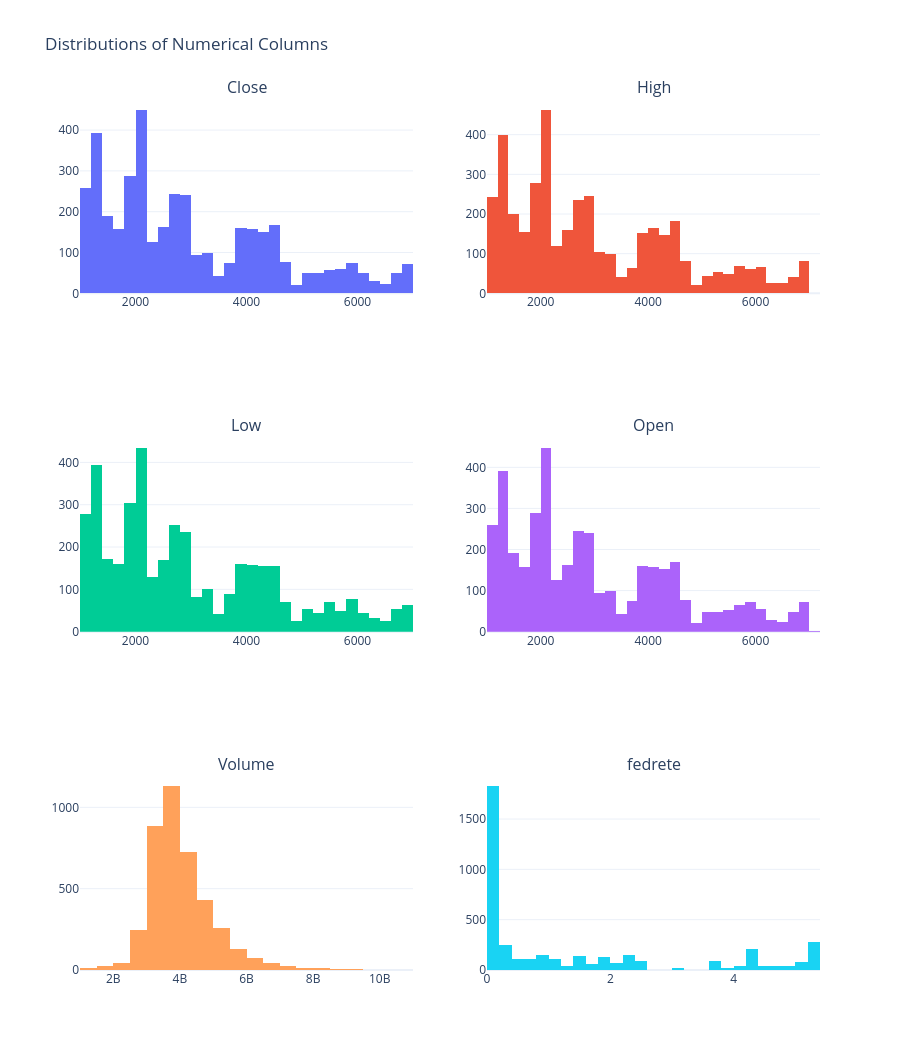
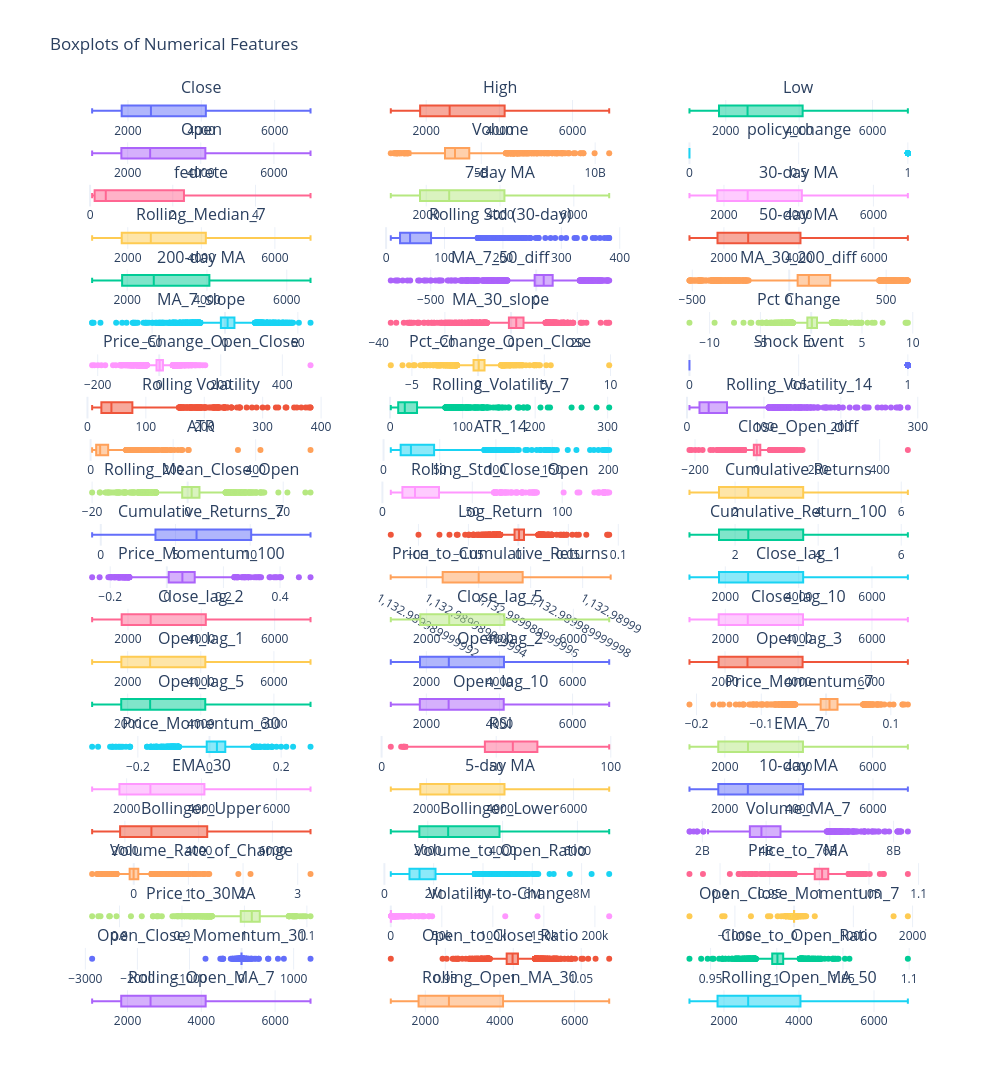

Notebook code for these charts, in order:
### Markdown cell above
## Step 3 — EDA & Feature Engineering

Runs exploratory summaries, distribution histograms, and correlation heatmap. After feature engineering, generates **boxplots for all numeric columns** to visualise outliers (before they are capped in Step 4). Also plots market trends with moving averages.

### Code cell
from eda import run_eda

df = run_eda(df)
print("Shape after feature engineering:", df.shape)

### Figure 1 — Plotly figure (JSON) as saved in the notebook; plotly's stock layout.template omitted (floating-point values rounded to 4 significant figures; data arrays with more than 128 entries replaced by an {"elided": "..."} marker saying what was removed)
{"data": [{"name": "Close", "nbinsx": 30, "type": "histogram", "x": {"elided": "4071 float values"}, "xaxis": "x", "yaxis": "y"}, {"name": "High", "nbinsx": 30, "type": "histogram", "x": {"elided": "4071 float values"}, "xaxis": "x2", "yaxis": "y2"}, {"name": "Low", "nbinsx": 30, "type": "histogram", "x": {"elided": "4071 float values"}, "xaxis": "x3", "yaxis": "y3"}, {"name": "Open", "nbinsx": 30, "type": "histogram", "x": {"elided": "4071 float values"}, "xaxis": "x4", "yaxis": "y4"}, {"name": "Volume", "nbinsx": 30, "type": "histogram", "x": {"elided": "4071 int values"}, "xaxis": "x5", "yaxis": "y5"}, {"name": "fedrete", "nbinsx": 30, "type": "histogram", "x": {"elided": "4071 float values"}, "xaxis": "x6", "yaxis": "y6"}], "layout": {"annotations": [{"font": {"size": 16}, "showarrow": false, "text": "Close", "x": 0.225, "xanchor": "center", "xref": "paper", "y": 1, "yanchor": "bottom", "yref": "paper"}, {"font": {"size": 16}, "showarrow": false, "text": "High", "x": 0.775, "xanchor": "center", "xref": "paper", "y": 1, "yanchor": "bottom", "yref": "paper"}, {"font": {"size": 16}, "showarrow": false, "text": "Low", "x": 0.225, "xanchor": "center", "xref": "paper", "y": 0.6111, "yanchor": "bottom", "yref": "paper"}, {"font": {"size": 16}, "showarrow": false, "text": "Open", "x": 0.775, "xanchor": "center", "xref": "paper", "y": 0.6111, "yanchor": "bottom", "yref": "paper"}, {"font": {"size": 16}, "showarrow": false, "text": "Volume", "x": 0.225, "xanchor": "center", "xref": "paper", "y": 0.2222, "yanchor": "bottom", "yref": "paper"}, {"font": {"size": 16}, "showarrow": false, "text": "fedrete", "x": 0.775, "xanchor": "center", "xref": "paper", "y": 0.2222, "yanchor": "bottom", "yref": "paper"}], "height": 1050, "showlegend": false, "title": {"text": "Distributions of Numerical Columns"}, "width": 900, "xaxis": {"anchor": "y", "domain": [0, 0.45]}, "xaxis2": {"anchor": "y2", "domain": [0.55, 1]}, "xaxis3": {"anchor": "y3", "domain": [0, 0.45]}, "xaxis4": {"anchor": "y4", "domain": [0.55, 1]}, "xaxis5": {"anchor": "y5", "domain": [0, 0.45]}, "xaxis6": {"anchor": "y6", "domain": [0.55, 1]}, "yaxis": {"anchor": "x", "domain": [0.7778, 1]}, "yaxis2": {"anchor": "x2", "domain": [0.7778, 1]}, "yaxis3": {"anchor": "x3", "domain": [0.3889, 0.6111]}, "yaxis4": {"anchor": "x4", "domain": [0.3889, 0.6111]}, "yaxis5": {"anchor": "x5", "domain": [0, 0.2222]}, "yaxis6": {"anchor": "x6", "domain": [0, 0.2222]}}}

### Figure 2 — Plotly figure (JSON) as saved in the notebook; plotly's stock layout.template omitted (floating-point values rounded to 4 significant figures; data arrays with more than 128 entries replaced by an {"elided": "..."} marker saying what was removed)
{"data": [{"name": "", "showlegend": false, "type": "box", "x": {"elided": "4071 float values"}, "xaxis": "x", "yaxis": "y"}, {"name": "", "showlegend": false, "type": "box", "x": {"elided": "4071 float values"}, "xaxis": "x2", "yaxis": "y2"}, {"name": "", "showlegend": false, "type": "box", "x": {"elided": "4071 float values"}, "xaxis": "x3", "yaxis": "y3"}, {"name": "", "showlegend": false, "type": "box", "x": {"elided": "4071 float values"}, "xaxis": "x4", "yaxis": "y4"}, {"name": "", "showlegend": false, "type": "box", "x": {"elided": "4071 int values"}, "xaxis": "x5", "yaxis": "y5"}, {"name": "", "showlegend": false, "type": "box", "x": {"elided": "4071 int values"}, "xaxis": "x6", "yaxis": "y6"}, {"name": "", "showlegend": false, "type": "box", "x": {"elided": "4071 float values"}, "xaxis": "x7", "yaxis": "y7"}, {"name": "", "showlegend": false, "type": "box", "x": {"elided": "4071 float values"}, "xaxis": "x8", "yaxis": "y8"}, {"name": "", "showlegend": false, "type": "box", "x": {"elided": "4071 float values"}, "xaxis": "x9", "yaxis": "y9"}, {"name": "", "showlegend": false, "type": "box", "x": {"elided": "4071 float values"}, "xaxis": "x10", "yaxis": "y10"}, {"name": "", "showlegend": false, "type": "box", "x": {"elided": "4071 float values"}, "xaxis": "x11", "yaxis": "y11"}, {"name": "", "showlegend": false, "type": "box", "x": {"elided": "4071 float values"}, "xaxis": "x12", "yaxis": "y12"}, {"name": "", "showlegend": false, "type": "box", "x": {"elided": "4071 float values"}, "xaxis": "x13", "yaxis": "y13"}, {"name": "", "showlegend": false, "type": "box", "x": {"elided": "4071 float values"}, "xaxis": "x14", "yaxis": "y14"}, {"name": "", "showlegend": false, "type": "box", "x": {"elided": "4071 float values"}, "xaxis": "x15", "yaxis": "y15"}, {"name": "", "showlegend": false, "type": "box", "x": {"elided": "4071 float values"}, "xaxis": "x16", "yaxis": "y16"}, {"name": "", "showlegend": false, "type": "box", "x": {"elided": "4071 float values"}, "xaxis": "x17", "yaxis": "y17"}, {"name": "", "showlegend": false, "type": "box", "x": {"elided": "4071 float values"}, "xaxis": "x18", "yaxis": "y18"}, {"name": "", "showlegend": false, "type": "box", "x": {"elided": "4071 float values"}, "xaxis": "x19", "yaxis": "y19"}, {"name": "", "showlegend": false, "type": "box", "x": {"elided": "4071 float values"}, "xaxis": "x20", "yaxis": "y20"}, {"name": "", "showlegend": false, "type": "box", "x": {"elided": "4071 int values"}, "xaxis": "x21", "yaxis": "y21"}, {"name": "", "showlegend": false, "type": "box", "x": {"elided": "4071 float values"}, "xaxis": "x22", "yaxis": "y22"}, {"name": "", "showlegend": false, "type": "box", "x": {"elided": "4071 float values"}, "xaxis": "x23", "yaxis": "y23"}, {"name": "", "showlegend": false, "type": "box", "x": {"elided": "4071 float values"}, "xaxis": "x24", "yaxis": "y24"}, {"name": "", "showlegend": false, "type": "box", "x": {"elided": "4071 float values"}, "xaxis": "x25", "yaxis": "y25"}, {"name": "", "showlegend": false, "type": "box", "x": {"elided": "4071 float values"}, "xaxis": "x26", "yaxis": "y26"}, {"name": "", "showlegend": false, "type": "box", "x": {"elided": "4071 float values"}, "xaxis": "x27", "yaxis": "y27"}, {"name": "", "showlegend": false, "type": "box", "x": {"elided": "4071 float values"}, "xaxis": "x28", "yaxis": "y28"}, {"name": "", "showlegend": false, "type": "box", "x": {"elided": "4071 float values"}, "xaxis": "x29", "yaxis": "y29"}, {"name": "", "showlegend": false, "type": "box", "x": {"elided": "4071 float values"}, "xaxis": "x30", "yaxis": "y30"}, {"name": "", "showlegend": false, "type": "box", "x": {"elided": "4071 float values"}, "xaxis": "x31", "yaxis": "y31"}, {"name": "", "showlegend": false, "type": "box", "x": {"elided": "4071 float values"}, "xaxis": "x32", "yaxis": "y32"}, {"name": "", "showlegend": false, "type": "box", "x": {"elided": "4071 float values"}, "xaxis": "x33", "yaxis": "y33"}, {"name": "", "showlegend": false, "type": "box", "x": {"elided": "4071 float values"}, "xaxis": "x34", "yaxis": "y34"}, {"name": "", "showlegend": false, "type": "box", "x": {"elided": "4071 float values"}, "xaxis": "x35", "yaxis": "y35"}, {"name": "", "showlegend": false, "type": "box", "x": {"elided": "4071 float values"}, "xaxis": "x36", "yaxis": "y36"}, {"name": "", "showlegend": false, "type": "box", "x": {"elided": "4071 float values"}, "xaxis": "x37", "yaxis": "y37"}, {"name": "", "showlegend": false, "type": "box", "x": {"elided": "4071 float values"}, "xaxis": "x38", "yaxis": "y38"}, {"name": "", "showlegend": false, "type": "box", "x": {"elided": "4071 float values"}, "xaxis": "x39", "yaxis": "y39"}, {"name": "", "showlegend": false, "type": "box", "x": {"elided": "4071 float values"}, "xaxis": "x40", "yaxis": "y40"}, {"name": "", "showlegend": false, "type": "box", "x": {"elided": "4071 float values"}, "xaxis": "x41", "yaxis": "y41"}, {"name": "", "showlegend": false, "type": "box", "x": {"elided": "4071 float values"}, "xaxis": "x42", "yaxis": "y42"}, {"name": "", "showlegend": false, "type": "box", "x": {"elided": "4071 float values"}, "xaxis": "x43", "yaxis": "y43"}, {"name": "", "showlegend": false, "type": "box", "x": {"elided": "4071 float values"}, "xaxis": "x44", "yaxis": "y44"}, {"name": "", "showlegend": false, "type": "box", "x": {"elided": "4071 float values"}, "xaxis": "x45", "yaxis": "y45"}, {"name": "", "showlegend": false, "type": "box", "x": {"elided": "4071 float values"}, "xaxis": "x46", "yaxis": "y46"}, {"name": "", "showlegend": false, "type": "box", "x": {"elided": "4071 float values"}, "xaxis": "x47", "yaxis": "y47"}, {"name": "", "showlegend": false, "type": "box", "x": {"elided": "4071 float values"}, "xaxis": "x48", "yaxis": "y48"}, {"name": "", "showlegend": false, "type": "box", "x": {"elided": "4071 float values"}, "xaxis": "x49", "yaxis": "y49"}, {"name": "", "showlegend": false, "type": "box", "x": {"elided": "4071 float values"}, "xaxis": "x50", "yaxis": "y50"}, {"name": "", "showlegend": false, "type": "box", "x": {"elided": "4071 float values"}, "xaxis": "x51", "yaxis": "y51"}, {"name": "", "showlegend": false, "type": "box", "x": {"elided": "4071 float values"}, "xaxis": "x52", "yaxis": "y52"}, {"name": "", "showlegend": false, "type": "box", "x": {"elided": "4071 float values"}, "xaxis": "x53", "yaxis": "y53"}, {"name": "", "showlegend": false, "type": "box", "x": {"elided": "4071 float values"}, "xaxis": "x54", "yaxis": "y54"}, {"name": "", "showlegend": false, "type": "box", "x": {"elided": "4071 float values"}, "xaxis": "x55", "yaxis": "y55"}, {"name": "", "showlegend": false, "type": "box", "x": {"elided": "4071 float values"}, "xaxis": "x56", "yaxis": "y56"}, {"name": "", "showlegend": false, "type": "box", "x": {"elided": "4071 float values"}, "xaxis": "x57", "yaxis": "y57"}, {"name": "", "showlegend": false, "type": "box", "x": {"elided": "4071 float values"}, "xaxis": "x58", "yaxis": "y58"}, {"name": "", "showlegend": false, "type": "box", "x": {"elided": "4071 float values"}, "xaxis": "x59", "yaxis": "y59"}, {"name": "", "showlegend": false, "type": "box", "x": {"elided": "4071 float values"}, "xaxis": "x60", "yaxis": "y60"}, {"name": "", "showlegend": false, "type": "box", "x": {"elided": "4071 float values"}, "xaxis": "x61", "yaxis": "y61"}, {"name": "", "showlegend": false, "type": "box", "x": {"elided": "4071 float values"}, "xaxis": "x62", "yaxis": "y62"}, {"name": "", "showlegend": false, "type": "box", "x": {"elided": "4071 float values"}, "xaxis": "x63", "yaxis": "y63"}, {"name": "", "showlegend": false, "type": "box", "x": {"elided": "4071 float values"}, "xaxis": "x64", "yaxis": "y64"}, {"name": "", "showlegend": false, "type": "box", "x": {"elided": "4071 float values"}, "xaxis": "x65", "yaxis": "y65"}, {"name": "", "showlegend": false, "type": "box", "x": {"elided": "4071 float values"}, "xaxis": "x66", "yaxis": "y66"}], "layout": {"annotations": [{"font": {"size": 16}, "showarrow": false, "text": "Close", "x": 0.1444, "xanchor": "center", "xref": "paper", "y": 1, "yanchor": "bottom", "yref": "paper"}, {"font": {"size": 16}, "showarrow": false, "text": "High", "x": 0.5, "xanchor": "center", "xref": "paper", "y": 1, "yanchor": "bottom", "yref": "paper"}, {"font": {"size": 16}, "showarrow": false, "text": "Low", "x": 0.8556, "xanchor": "center", "xref": "paper", "y": 1, "yanchor": "bottom", "yref": "paper"}, {"font": {"size": 16}, "showarrow": false, "text": "Open", "x": 0.1444, "xanchor": "center", "xref": "paper", "y": 0.9535, "yanchor": "bottom", "yref": "paper"}, {"font": {"size": 16}, "showarrow": false, "text": "Volume", "x": 0.5, "xanchor": "center", "xref": "paper", "y": 0.9535, "yanchor": "bottom", "yref": "paper"}, {"font": {"size": 16}, "showarrow": false, "text": "policy_change", "x": 0.8556, "xanchor": "center", "xref": "paper", "y": 0.9535, "yanchor": "bottom", "yref": "paper"}, {"font": {"size": 16}, "showarrow": false, "text": "fedrete", "x": 0.1444, "xanchor": "center", "xref": "paper", "y": 0.907, "yanchor": "bottom", "yref": "paper"}, {"font": {"size": 16}, "showarrow": false, "text": "7-day MA", "x": 0.5, "xanchor": "center", "xref": "paper", "y": 0.907, "yanchor": "bottom", "yref": "paper"}, {"font": {"size": 16}, "showarrow": false, "text": "30-day MA", "x": 0.8556, "xanchor": "center", "xref": "paper", "y": 0.907, "yanchor": "bottom", "yref": "paper"}, {"font": {"size": 16}, "showarrow": false, "text": "Rolling_Median_7", "x": 0.1444, "xanchor": "center", "xref": "paper", "y": 0.8605, "yanchor": "bottom", "yref": "paper"}, {"font": {"size": 16}, "showarrow": false, "text": "Rolling Std (30-day)", "x": 0.5, "xanchor": "center", "xref": "paper", "y": 0.8605, "yanchor": "bottom", "yref": "paper"}, {"font": {"size": 16}, "showarrow": false, "text": "50-day MA", "x": 0.8556, "xanchor": "center", "xref": "paper", "y": 0.8605, "yanchor": "bottom", "yref": "paper"}, {"font": {"size": 16}, "showarrow": false, "text": "200-day MA", "x": 0.1444, "xanchor": "center", "xref": "paper", "y": 0.814, "yanchor": "bottom", "yref": "paper"}, {"font": {"size": 16}, "showarrow": false, "text": "MA_7_50_diff", "x": 0.5, "xanchor": "center", "xref": "paper", "y": 0.814, "yanchor": "bottom", "yref": "paper"}, {"font": {"size": 16}, "showarrow": false, "text": "MA_30_200_diff", "x": 0.8556, "xanchor": "center", "xref": "paper", "y": 0.814, "yanchor": "bottom", "yref": "paper"}, {"font": {"size": 16}, "showarrow": false, "text": "MA_7_slope", "x": 0.1444, "xanchor": "center", "xref": "paper", "y": 0.7676, "yanchor": "bottom", "yref": "paper"}, {"font": {"size": 16}, "showarrow": false, "text": "MA_30_slope", "x": 0.5, "xanchor": "center", "xref": "paper", "y": 0.7676, "yanchor": "bottom", "yref": "paper"}, {"font": {"size": 16}, "showarrow": false, "text": "Pct Change", "x": 0.8556, "xanchor": "center", "xref": "paper", "y": 0.7676, "yanchor": "bottom", "yref": "paper"}, {"font": {"size": 16}, "showarrow": false, "text": "Price_Change_Open_Close", "x": 0.1444, "xanchor": "center", "xref": "paper", "y": 0.7211, "yanchor": "bottom", "yref": "paper"}, {"font": {"size": 16}, "showarrow": false, "text": "Pct_Change_Open_Close", "x": 0.5, "xanchor": "center", "xref": "paper", "y": 0.7211, "yanchor": "bottom", "yref": "paper"}, {"font": {"size": 16}, "showarrow": false, "text": "Shock Event", "x": 0.8556, "xanchor": "center", "xref": "paper", "y": 0.7211, "yanchor": "bottom", "yref": "paper"}, {"font": {"size": 16}, "showarrow": false, "text": "Rolling Volatility", "x": 0.1444, "xanchor": "center", "xref": "paper", "y": 0.6746, "yanchor": "bottom", "yref": "paper"}, {"font": {"size": 16}, "showarrow": false, "text": "Rolling_Volatility_7", "x": 0.5, "xanchor": "center", "xref": "paper", "y": 0.6746, "yanchor": "bottom", "yref": "paper"}, {"font": {"size": 16}, "showarrow": false, "text": "Rolling_Volatility_14", "x": 0.8556, "xanchor": "center", "xref": "paper", "y": 0.6746, "yanchor": "bottom", "yref": "paper"}, {"font": {"size": 16}, "showarrow": false, "text": "ATR", "x": 0.1444, "xanchor": "center", "xref": "paper", "y": 0.6281, "yanchor": "bottom", "yref": "paper"}, {"font": {"size": 16}, "showarrow": false, "text": "ATR_14", "x": 0.5, "xanchor": "center", "xref": "paper", "y": 0.6281, "yanchor": "bottom", "yref": "paper"}, {"font": {"size": 16}, "showarrow": false, "text": "Close_Open_diff", "x": 0.8556, "xanchor": "center", "xref": "paper", "y": 0.6281, "yanchor": "bottom", "yref": "paper"}, {"font": {"size": 16}, "showarrow": false, "text": "Rolling_Mean_Close_Open", "x": 0.1444, "xanchor": "center", "xref": "paper", "y": 0.5816, "yanchor": "bottom", "yref": "paper"}, {"font": {"size": 16}, "showarrow": false, "text": "Rolling_Std_Close_Open", "x": 0.5, "xanchor": "center", "xref": "paper", "y": 0.5816, "yanchor": "bottom", "yref": "paper"}, {"font": {"size": 16}, "showarrow": false, "text": "Cumulative Returns", "x": 0.8556, "xanchor": "center", "xref": "paper", "y": 0.5816, "yanchor": "bottom", "yref": "paper"}, {"font": {"size": 16}, "showarrow": false, "text": "Cumulative_Returns_7", "x": 0.1444, "xanchor": "center", "xref": "paper", "y": 0.5351, "yanchor": "bottom", "yref": "paper"}, {"font": {"size": 16}, "showarrow": false, "text": "Log_Return", "x": 0.5, "xanchor": "center", "xref": "paper", "y": 0.5351, "yanchor": "bottom", "yref": "paper"}, {"font": {"size": 16}, "showarrow": false, "text": "Cumulative_Return_100", "x": 0.8556, "xanchor": "center", "xref": "paper", "y": 0.5351, "yanchor": "bottom", "yref": "paper"}, {"font": {"size": 16}, "showarrow": false, "text": "Price_Momentum_100", "x": 0.1444, "xanchor": "center", "xref": "paper", "y": 0.4886, "yanchor": "bottom", "yref": "paper"}, {"font": {"size": 16}, "showarrow": false, "text": "Price_to_Cumulative_Returns", "x": 0.5, "xanchor": "center", "xref": "paper", "y": 0.4886, "yanchor": "bottom", "yref": "paper"}, {"font": {"size": 16}, "showarrow": false, "text": "Close_lag_1", "x": 0.8556, "xanchor": "center", "xref": "paper", "y": 0.4886, "yanchor": "bottom", "yref": "paper"}, {"font": {"size": 16}, "showarrow": false, "text": "Close_lag_2", "x": 0.1444, "xanchor": "center", "xref": "paper", "y": 0.4421, "yanchor": "bottom", "yref": "paper"}, {"font": {"size": 16}, "showarrow": false, "text": "Close_lag_5", "x": 0.5, "xanchor": "center", "xref": "paper", "y": 0.4421, "yanchor": "bottom", "yref": "paper"}, {"font": {"size": 16}, "showarrow": false, "text": "Close_lag_10", "x": 0.8556, "xanchor": "center", "xref": "paper", "y": 0.4421, "yanchor": "bottom", "yref": "paper"}, {"font": {"size": 16}, "showarrow": false, "text": "Open_lag_1", "x": 0.1444, "xanchor": "center", "xref": "paper", "y": 0.3957, "yanchor": "bottom", "yref": "paper"}, {"font": {"size": 16}, "showarrow": false, "text": "Open_lag_2", "x": 0.5, "xanchor": "center", "xref": "paper", "y": 0.3957, "yanchor": "bottom", "yref": "paper"}, {"font": {"size": 16}, "showarrow": false, "text": "Open_lag_3", "x": 0.8556, "xanchor": "center", "xref": "paper", "y": 0.3957, "yanchor": "bottom", "yref": "paper"}, {"font": {"size": 16}, "showarrow": false, "text": "Open_lag_5", "x": 0.1444, "xanchor": "center", "xref": "paper", "y": 0.3492, "yanchor": "bottom", "yref": "paper"}, {"font": {"size": 16}, "showarrow": false, "text": "Open_lag_10", "x": 0.5, "xanchor": "center", "xref": "paper", "y": 0.3492, "yanchor": "bottom", "yref": "paper"}, {"font": {"size": 16}, "showarrow": false, "text": "Price_Momentum_7", "x": 0.8556, "xanchor": "center", "xref": "paper", "y": 0.3492, "yanchor": "bottom", "yref": "paper"}, {"font": {"size": 16}, "showarrow": false, "text": "Price_Momentum_30", "x": 0.1444, "xanchor": "center", "xref": "paper", "y": 0.3027, "yanchor": "bottom", "yref": "paper"}, {"font": {"size": 16}, "showarrow": false, "text": "RSI", "x": 0.5, "xanchor": "center", "xref": "paper", "y": 0.3027, "yanchor": "bottom", "yref": "paper"}, {"font": {"size": 16}, "showarrow": false, "text": "EMA_7", "x": 0.8556, "xanchor": "center", "xref": "paper", "y": 0.3027, "yanchor": "bottom", "yref": "paper"}, {"font": {"size": 16}, "showarrow": false, "text": "EMA_30", "x": 0.1444, "xanchor": "center", "xref": "paper", "y": 0.2562, "yanchor": "bottom", "yref": "paper"}, {"font": {"size": 16}, "showarrow": false, "text": "5-day MA", "x": 0.5, "xanchor": "center", "xref": "paper", "y": 0.2562, "yanchor": "bottom", "yref": "paper"}, {"font": {"size": 16}, "showarrow": false, "text": "10-day MA", "x": 0.8556, "xanchor": "center", "xref": "paper", "y": 0.2562, "yanchor": "bottom", "yref": "paper"}, {"font": {"size": 16}, "showarrow": false, "text": "Bollinger_Upper", "x": 0.1444, "xanchor": "center", "xref": "paper", "y": 0.2097, "yanchor": "bottom", "yref": "paper"}, {"font": {"size": 16}, "showarrow": false, "text": "Bollinger_Lower", "x": 0.5, "xanchor": "center", "xref": "paper", "y": 0.2097, "yanchor": "bottom", "yref": "paper"}, {"font": {"size": 16}, "showarrow": false, "text": "Volume_MA_7", "x": 0.8556, "xanchor": "center", "xref": "paper", "y": 0.2097, "yanchor": "bottom", "yref": "paper"}, {"font": {"size": 16}, "showarrow": false, "text": "Volume_Rate_of_Change", "x": 0.1444, "xanchor": "center", "xref": "paper", "y": 0.1632, "yanchor": "bottom", "yref": "paper"}, {"font": {"size": 16}, "showarrow": false, "text": "Volume_to_Open_Ratio", "x": 0.5, "xanchor": "center", "xref": "paper", "y": 0.1632, "yanchor": "bottom", "yref": "paper"}, {"font": {"size": 16}, "showarrow": false, "text": "Price_to_7MA", "x": 0.8556, "xanchor": "center", "xref": "paper", "y": 0.1632, "yanchor": "bottom", "yref": "paper"}, {"font": {"size": 16}, "showarrow": false, "text": "Price_to_30MA", "x": 0.1444, "xanchor": "center", "xref": "paper", "y": 0.1167, "yanchor": "bottom", "yref": "paper"}, {"font": {"size": 16}, "showarrow": false, "text": "Volatility-to-Change", "x": 0.5, "xanchor": "center", "xref": "paper", "y": 0.1167, "yanchor": "bottom", "yref": "paper"}, {"font": {"size": 16}, "showarrow": false, "text": "Open_Close_Momentum_7", "x": 0.8556, "xanchor": "center", "xref": "paper", "y": 0.1167, "yanchor": "bottom", "yref": "paper"}, {"font": {"size": 16}, "showarrow": false, "text": "Open_Close_Momentum_30", "x": 0.1444, "xanchor": "center", "xref": "paper", "y": 0.07025, "yanchor": "bottom", "yref": "paper"}, {"font": {"size": 16}, "showarrow": false, "text": "Open_to_Close_Ratio", "x": 0.5, "xanchor": "center", "xref": "paper", "y": 0.07025, "yanchor": "bottom", "yref": "paper"}, {"font": {"size": 16}, "showarrow": false, "text": "Close_to_Open_Ratio", "x": 0.8556, "xanchor": "center", "xref": "paper", "y": 0.07025, "yanchor": "bottom", "yref": "paper"}, {"font": {"size": 16}, "showarrow": false, "text": "Rolling_Open_MA_7", "x": 0.1444, "xanchor": "center", "xref": "paper", "y": 0.02376, "yanchor": "bottom", "yref": "paper"}, {"font": {"size": 16}, "showarrow": false, "text": "Rolling_Open_MA_30", "x": 0.5, "xanchor": "center", "xref": "paper", "y": 0.02376, "yanchor": "bottom", "yref": "paper"}, {"font": {"size": 16}, "showarrow": false, "text": "Rolling_Open_MA_50", "x": 0.8556, "xanchor": "center", "xref": "paper", "y": 0.02376, "yanchor": "bottom", "yref": "paper"}], "height": 7700, "showlegend": false, "title": {"text": "Boxplots of Numerical Features"}, "width": 1000, "xaxis": {"anchor": "y", "domain": [0, 0.2889]}, "xaxis10": {"anchor": "y10", "domain": [0, 0.2889]}, "xaxis11": {"anchor": "y11", "domain": [0.3556, 0.6444]}, "xaxis12": {"anchor": "y12", "domain": [0.7111, 1]}, "xaxis13": {"anchor": "y13", "domain": [0, 0.2889]}, "xaxis14": {"anchor": "y14", "domain": [0.3556, 0.6444]}, "xaxis15": {"anchor": "y15", "domain": [0.7111, 1]}, "xaxis16": {"anchor": "y16", "domain": [0, 0.2889]}, "xaxis17": {"anchor": "y17", "domain": [0.3556, 0.6444]}, "xaxis18": {"anchor": "y18", "domain": [0.7111, 1]}, "xaxis19": {"anchor": "y19", "domain": [0, 0.2889]}, "xaxis2": {"anchor": "y2", "domain": [0.3556, 0.6444]}, "xaxis20": {"anchor": "y20", "domain": [0.3556, 0.6444]}, "xaxis21": {"anchor": "y21", "domain": [0.7111, 1]}, "xaxis22": {"anchor": "y22", "domain": [0, 0.2889]}, "xaxis23": {"anchor": "y23", "domain": [0.3556, 0.6444]}, "xaxis24": {"anchor": "y24", "domain": [0.7111, 1]}, "xaxis25": {"anchor": "y25", "domain": [0, 0.2889]}, "xaxis26": {"anchor": "y26", "domain": [0.3556, 0.6444]}, "xaxis27": {"anchor": "y27", "domain": [0.7111, 1]}, "xaxis28": {"anchor": "y28", "domain": [0, 0.2889]}, "xaxis29": {"anchor": "y29", "domain": [0.3556, 0.6444]}, "xaxis3": {"anchor": "y3", "domain": [0.7111, 1]}, "xaxis30": {"anchor": "y30", "domain": [0.7111, 1]}, "xaxis31": {"anchor": "y31", "domain": [0, 0.2889]}, "xaxis32": {"anchor": "y32", "domain": [0.3556, 0.6444]}, "xaxis33": {"anchor": "y33", "domain": [0.7111, 1]}, "xaxis34": {"anchor": "y34", "domain": [0, 0.2889]}, "xaxis35": {"anchor": "y35", "domain": [0.3556, 0.6444]}, "xaxis36": {"anchor": "y36", "domain": [0.7111, 1]}, "xaxis37": {"anchor": "y37", "domain": [0, 0.2889]}, "xaxis38": {"anchor": "y38", "domain": [0.3556, 0.6444]}, "xaxis39": {"anchor": "y39", "domain": [0.7111, 1]}, "xaxis4": {"anchor": "y4", "domain": [0, 0.2889]}, "xaxis40": {"anchor": "y40", "domain": [0, 0.2889]}, "xaxis41": {"anchor": "y41", "domain": [0.3556, 0.6444]}, "xaxis42": {"anchor": "y42", "domain": [0.7111, 1]}, "xaxis43": {"anchor": "y43", "domain": [0, 0.2889]}, "xaxis44": {"anchor": "y44", "domain": [0.3556, 0.6444]}, "xaxis45": {"anchor": "y45", "domain": [0.7111, 1]}, "xaxis46": {"anchor": "y46", "domain": [0, 0.2889]}, "xaxis47": {"anchor": "y47", "domain": [0.3556, 0.6444]}, "xaxis48": {"anchor": "y48", "domain": [0.7111, 1]}, "xaxis49": {"anchor": "y49", "domain": [0, 0.2889]}, "xaxis5": {"anchor": "y5", "domain": [0.3556, 0.6444]}, "xaxis50": {"anchor": "y50", "domain": [0.3556, 0.6444]}, "xaxis51": {"anchor": "y51", "domain": [0.7111, 1]}, "xaxis52": {"anchor": "y52", "domain": [0, 0.2889]}, "xaxis53": {"anchor": "y53", "domain": [0.3556, 0.6444]}, "xaxis54": {"anchor": "y54", "domain": [0.7111, 1]}, "xaxis55": {"anchor": "y55", "domain": [0, 0.2889]}, "xaxis56": {"anchor": "y56", "domain": [0.3556, 0.6444]}, "xaxis57": {"anchor": "y57", "domain": [0.7111, 1]}, "xaxis58": {"anchor": "y58", "domain": [0, 0.2889]}, "xaxis59": {"anchor": "y59", "domain": [0.3556, 0.6444]}, "xaxis6": {"anchor": "y6", "domain": [0.7111, 1]}, "xaxis60": {"anchor": "y60", "domain": [0.7111, 1]}, "xaxis61": {"anchor": "y61", "domain": [0, 0.2889]}, "xaxis62": {"anchor": "y62", "domain": [0.3556, 0.6444]}, "xaxis63": {"anchor": "y63", "domain": [0.7111, 1]}, "xaxis64": {"anchor": "y64", "domain": [0, 0.2889]}, "xaxis65": {"anchor": "y65", "domain": [0.3556, 0.6444]}, "xaxis66": {"anchor": "y66", "domain": [0.7111, 1]}, "xaxis7": {"anchor": "y7", "domain": [0, 0.2889]}, "xaxis8": {"anchor": "y8", "domain": [0.3556, 0.6444]}, "xaxis9": {"anchor": "y9", "domain": [0.7111, 1]}, "yaxis": {"anchor": "x", "domain": [0.9762, 1]}, "yaxis10": {"anchor": "x10", "domain": [0.8368, 0.8605]}, "yaxis11": {"anchor": "x11", "domain": [0.8368, 0.8605]}, "yaxis12": {"anchor": "x12", "domain": [0.8368, 0.8605]}, "yaxis13": {"anchor": "x13", "domain": [0.7903, 0.814]}, "yaxis14": {"anchor": "x14", "domain": [0.7903, 0.814]}, "yaxis15": {"anchor": "x15", "domain": [0.7903, 0.814]}, "yaxis16": {"anchor": "x16", "domain": [0.7438, 0.7676]}, "yaxis17": {"anchor": "x17", "domain": [0.7438, 0.7676]}, "yaxis18": {"anchor": "x18", "domain": [0.7438, 0.7676]}, "yaxis19": {"anchor": "x19", "domain": [0.6973, 0.7211]}, "yaxis2": {"anchor": "x2", "domain": [0.9762, 1]}, "yaxis20": {"anchor": "x20", "domain": [0.6973, 0.7211]}, "yaxis21": {"anchor": "x21", "domain": [0.6973, 0.7211]}, "yaxis22": {"anchor": "x22", "domain": [0.6508, 0.6746]}, "yaxis23": {"anchor": "x23", "domain": [0.6508, 0.6746]}, "yaxis24": {"anchor": "x24", "domain": [0.6508, 0.6746]}, "yaxis25": {"anchor": "x25", "domain": [0.6043, 0.6281]}, "yaxis26": {"anchor": "x26", "domain": [0.6043, 0.6281]}, "yaxis27": {"anchor": "x27", "domain": [0.6043, 0.6281]}, "yaxis28": {"anchor": "x28", "domain": [0.5579, 0.5816]}, "yaxis29": {"anchor": "x29", "domain": [0.5579, 0.5816]}, "yaxis3": {"anchor": "x3", "domain": [0.9762, 1]}, "yaxis30": {"anchor": "x30", "domain": [0.5579, 0.5816]}, "yaxis31": {"anchor": "x31", "domain": [0.5114, 0.5351]}, "yaxis32": {"anchor": "x32", "domain": [0.5114, 0.5351]}, "yaxis33": {"anchor": "x33", "domain": [0.5114, 0.5351]}, "yaxis34": {"anchor": "x34", "domain": [0.4649, 0.4886]}, "yaxis35": {"anchor": "x35", "domain": [0.4649, 0.4886]}, "yaxis36": {"anchor": "x36", "domain": [0.4649, 0.4886]}, "yaxis37": {"anchor": "x37", "domain": [0.4184, 0.4421]}, "yaxis38": {"anchor": "x38", "domain": [0.4184, 0.4421]}, "yaxis39": {"anchor": "x39", "domain": [0.4184, 0.4421]}, "yaxis4": {"anchor": "x4", "domain": [0.9298, 0.9535]}, "yaxis40": {"anchor": "x40", "domain": [0.3719, 0.3957]}, "yaxis41": {"anchor": "x41", "domain": [0.3719, 0.3957]}, "yaxis42": {"anchor": "x42", "domain": [0.3719, 0.3957]}, "yaxis43": {"anchor": "x43", "domain": [0.3254, 0.3492]}, "yaxis44": {"anchor": "x44", "domain": [0.3254, 0.3492]}, "yaxis45": {"anchor": "x45", "domain": [0.3254, 0.3492]}, "yaxis46": {"anchor": "x46", "domain": [0.2789, 0.3027]}, "yaxis47": {"anchor": "x47", "domain": [0.2789, 0.3027]}, "yaxis48": {"anchor": "x48", "domain": [0.2789, 0.3027]}, "yaxis49": {"anchor": "x49", "domain": [0.2324, 0.2562]}, "yaxis5": {"anchor": "x5", "domain": [0.9298, 0.9535]}, "yaxis50": {"anchor": "x50", "domain": [0.2324, 0.2562]}, "yaxis51": {"anchor": "x51", "domain": [0.2324, 0.2562]}, "yaxis52": {"anchor": "x52", "domain": [0.186, 0.2097]}, "yaxis53": {"anchor": "x53", "domain": [0.186, 0.2097]}, "yaxis54": {"anchor": "x54", "domain": [0.186, 0.2097]}, "yaxis55": {"anchor": "x55", "domain": [0.1395, 0.1632]}, "yaxis56": {"anchor": "x56", "domain": [0.1395, 0.1632]}, "yaxis57": {"anchor": "x57", "domain": [0.1395, 0.1632]}, "yaxis58": {"anchor": "x58", "domain": [0.09298, 0.1167]}, "yaxis59": {"anchor": "x59", "domain": [0.09298, 0.1167]}, "yaxis6": {"anchor": "x6", "domain": [0.9298, 0.9535]}, "yaxis60": {"anchor": "x60", "domain": [0.09298, 0.1167]}, "yaxis61": {"anchor": "x61", "domain": [0.04649, 0.07025]}, "yaxis62": {"anchor": "x62", "domain": [0.04649, 0.07025]}, "yaxis63": {"anchor": "x63", "domain": [0.04649, 0.07025]}, "yaxis64": {"anchor": "x64", "domain": [0, 0.02376]}, "yaxis65": {"anchor": "x65", "domain": [0, 0.02376]}, "yaxis66": {"anchor": "x66", "domain": [0, 0.02376]}, "yaxis7": {"anchor": "x7", "domain": [0.8833, 0.907]}, "yaxis8": {"anchor": "x8", "domain": [0.8833, 0.907]}, "yaxis9": {"anchor": "x9", "domain": [0.8833, 0.907]}}}
